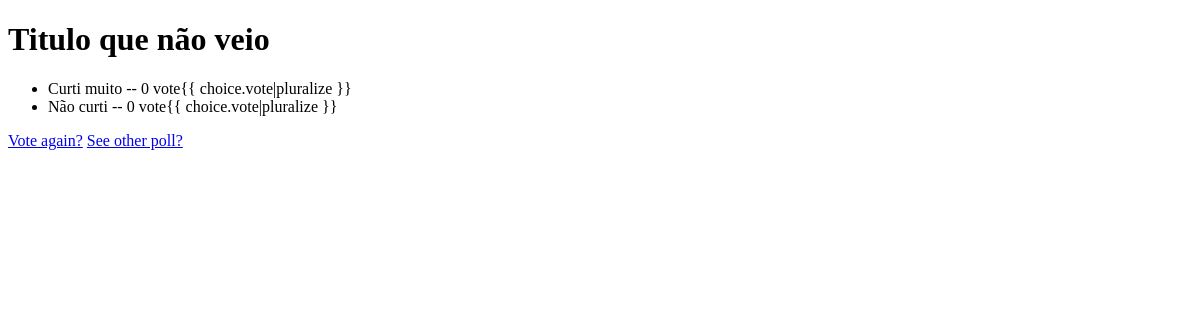
/eventos/1/results/, run on an earlier commit of the app's database.
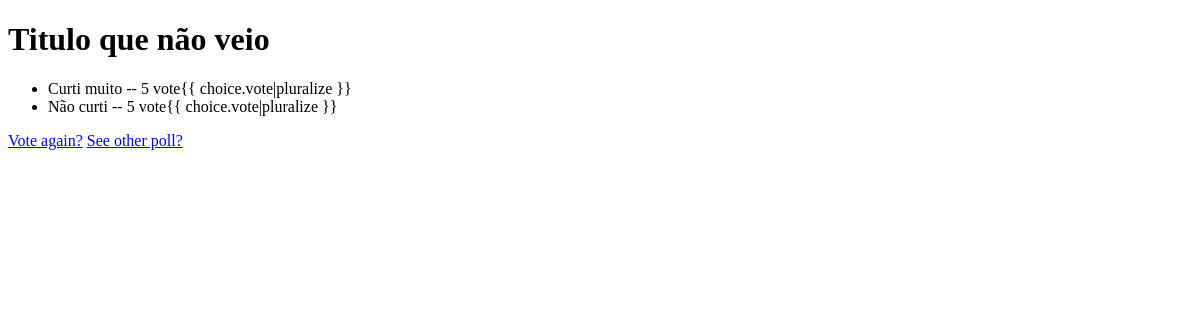
And on a later commit of the database.
### eventos/models.py (models this page shows, shortened)
class Choice(models.Model):
    question = models.ForeignKey(Question, on_delete=models.CASCADE)
    choice_text = models.CharField(max_length=200)
    votes = models.IntegerField(default=0)

### eventos/views.py (the view)
# urls.py: path('<int:question_id>/results/', views.results, name='results'),
def results(request, question_id):
    question = Question(pk=question_id)
    return render(request, 'eventos/results.html', {'question': question })

### eventos/templates/eventos/results.html (shortened to what this page needs)
<!DOCTYPE html>
<html lang="en">
    <head>
    </head>
    <body>
         <h1>Titulo que não veio</h1>
        <ul>
            {% for choice in question.choice_set.all %}
            <li>
                {{ choice.choice_text }} -- {{ choice.votes }} vote{{
                choice.vote|pluralize }}
            </li>
            {% endfor %}
        </ul>
        <a href="{% url 'eventos:vote' question.id %}">Vote again?</a>
        <a href="{% url 'eventos:index' %}">See other poll?</a>
    </body>
</html>

What changed in the data, as far as the page shows it:
changed Choice "Curti muito": votes "0" → "5"
changed Choice "Não curti": votes "0" → "5"
